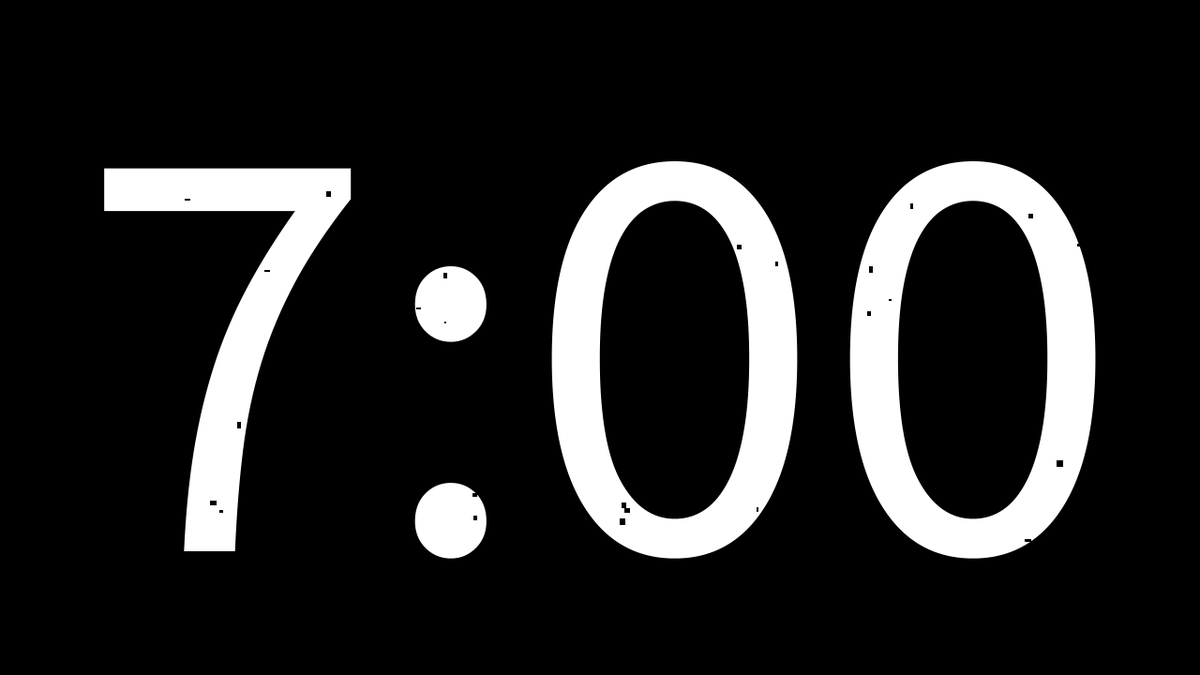
Frame 1 (no input)
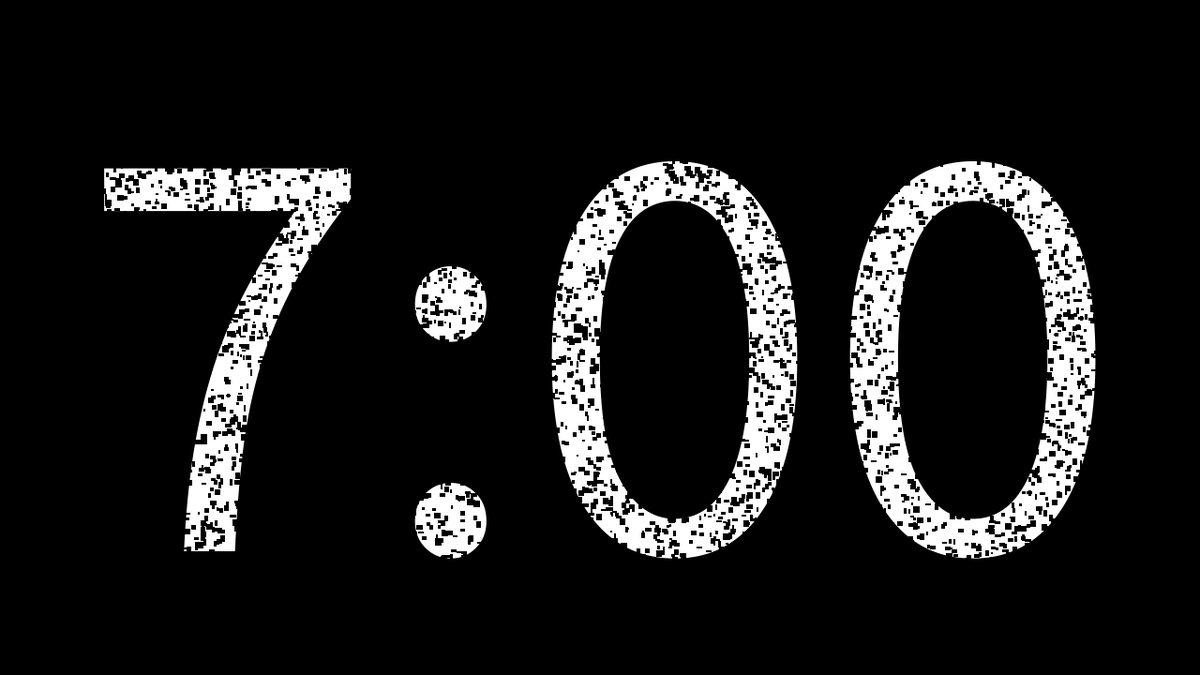
Frame 60 (the mouse pressed at the canvas centre just before this capture)
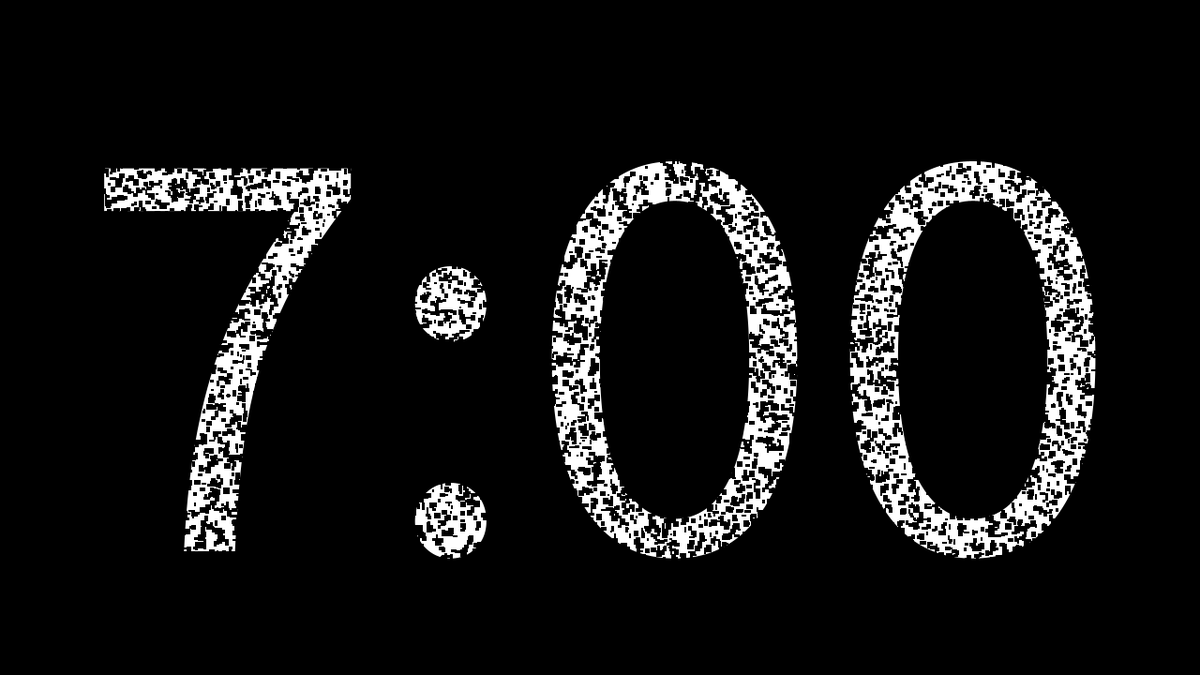
Frame 120 (the mouse held since frame 60 and released just before this capture)

The Processing sketch that drew these frames (run headless with seeded random() and noise(); from frame 60 on, the mouse is pressed at the canvas centre):

// Processing sketch: countdown
// ── countdown.pde
int rawSeconds = 420;
int lastOneMillis, lastTenMillis;

void setup() {
  size(1280, 720);
  textAlign(CENTER, CENTER);
  textSize(640);
  lastOneMillis = millis();
  lastTenMillis = lastOneMillis;
  background(0);
  fill(255);
  text("7:00", width/2, height/2);
}

void draw() {
    fill(0);
    for (int i = 0; i < 200; i++) {
      rect(random(width), random(height), random(5)+1, random(5)+1);
    }
  
  if (millis()-lastOneMillis >= 1000) {
    //fill(0);
    //for (int i = 0; i < 200; i++) {
    //  rect(random(width), random(height), random(50)+10, random(50)+10);
    //}
    lastOneMillis = millis();
  }
  
  if (millis()-lastTenMillis >= 10000) {
    rawSeconds-=10;
    int minutes = rawSeconds/60;
    int seconds = rawSeconds%60;
    String timeReadout;
    if (seconds < 10) {
      timeReadout = minutes + ":0" + seconds;
    }
    else timeReadout = minutes + ":" + seconds;
    fill(255);
    text(timeReadout, width/2, height/2);
    lastTenMillis = millis();
    //fill(0);
    //for (int i = 0; i < 200; i++) {
    //  rect(random(width), random(height), random(50)+10, random(50)+10);
    //}
  }
  // fill(0,0,0,1);
  // rect(0, 0, 1280, 720);
}
